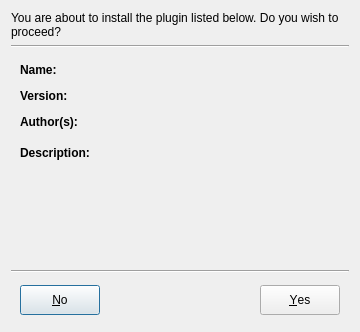
<?xml version="1.0" encoding="UTF-8"?>
<ui version="4.0">
 <class>PluginInstaller</class>
 <widget class="QDialog" name="PluginInstaller">
  <property name="geometry">
   <rect>
    <x>0</x>
    <y>0</y>
    <width>360</width>
    <height>332</height>
   </rect>
  </property>
  <property name="windowTitle">
   <string>PluginInstaller</string>
  </property>
  <property name="sizeGripEnabled">
   <bool>false</bool>
  </property>
  <property name="modal">
   <bool>false</bool>
  </property>
  <layout class="QVBoxLayout" name="verticalLayout">
   <item>
    <widget class="QLabel" name="qlPrompt">
     <property name="sizePolicy">
      <sizepolicy hsizetype="Expanding" vsizetype="Minimum">
       <horstretch>0</horstretch>
       <verstretch>0</verstretch>
      </sizepolicy>
     </property>
     <property name="frameShape">
      <enum>QFrame::NoFrame</enum>
     </property>
     <property name="text">
      <string>You are about to install the plugin listed below. Do you wish to proceed?</string>
     </property>
     <property name="wordWrap">
      <bool>true</bool>
     </property>
    </widget>
   </item>
   <item>
    <widget class="Line" name="line">
     <property name="orientation">
      <enum>Qt::Horizontal</enum>
     </property>
    </widget>
   </item>
   <item>
    <widget class="QScrollArea" name="scrollArea">
     <property name="frameShape">
      <enum>QFrame::NoFrame</enum>
     </property>
     <property name="widgetResizable">
      <bool>true</bool>
     </property>
     <widget class="QWidget" name="qwPluginInfo">
      <property name="geometry">
       <rect>
        <x>0</x>
        <y>0</y>
        <width>348</width>
        <height>208</height>
       </rect>
      </property>
      <layout class="QFormLayout" name="formLayout">
       <property name="labelAlignment">
        <set>Qt::AlignLeading|Qt::AlignLeft|Qt::AlignTop</set>
       </property>
       <property name="verticalSpacing">
        <number>12</number>
       </property>
       <item row="0" column="0">
        <widget class="QLabel" name="qlName_label">
         <property name="text">
          <string>&lt;html&gt;&lt;head/&gt;&lt;body&gt;&lt;p&gt;&lt;span style=&quot; font-weight:600;&quot;&gt;Name:&lt;/span&gt;&lt;/p&gt;&lt;/body&gt;&lt;/html&gt;</string>
         </property>
        </widget>
       </item>
       <item row="0" column="1">
        <widget class="QLabel" name="qlName">
         <property name="sizePolicy">
          <sizepolicy hsizetype="Expanding" vsizetype="Preferred">
           <horstretch>0</horstretch>
           <verstretch>0</verstretch>
          </sizepolicy>
         </property>
         <property name="text">
          <string notr="true"/>
         </property>
         <property name="wordWrap">
          <bool>true</bool>
         </property>
        </widget>
       </item>
       <item row="1" column="0">
        <widget class="QLabel" name="qlVersion_label">
         <property name="text">
          <string>&lt;html&gt;&lt;head/&gt;&lt;body&gt;&lt;p&gt;&lt;span style=&quot; font-weight:600;&quot;&gt;Version:&lt;/span&gt;&lt;/p&gt;&lt;/body&gt;&lt;/html&gt;</string>
         </property>
        </widget>
       </item>
       <item row="1" column="1">
        <widget class="QLabel" name="qlVersion">
         <property name="sizePolicy">
          <sizepolicy hsizetype="Expanding" vsizetype="Preferred">
           <horstretch>0</horstretch>
           <verstretch>0</verstretch>
          </sizepolicy>
         </property>
         <property name="text">
          <string notr="true"/>
         </property>
         <property name="wordWrap">
          <bool>true</bool>
         </property>
        </widget>
       </item>
       <item row="2" column="0">
        <widget class="QLabel" name="qlAuthor_label">
         <property name="text">
          <string>&lt;html&gt;&lt;head/&gt;&lt;body&gt;&lt;p&gt;&lt;span style=&quot; font-weight:600;&quot;&gt;Author(s):&lt;/span&gt;&lt;/p&gt;&lt;/body&gt;&lt;/html&gt;</string>
         </property>
        </widget>
       </item>
       <item row="2" column="1">
        <widget class="QLabel" name="qlAuthor">
         <property name="sizePolicy">
          <sizepolicy hsizetype="Expanding" vsizetype="Preferred">
           <horstretch>0</horstretch>
           <verstretch>0</verstretch>
          </sizepolicy>
         </property>
         <property name="text">
          <string notr="true"/>
         </property>
         <property name="wordWrap">
          <bool>true</bool>
         </property>
        </widget>
       </item>
       <item row="3" column="0">
        <widget class="QLabel" name="qlDescription_label">
         <property name="text">
          <string>&lt;html&gt;&lt;head/&gt;&lt;body&gt;&lt;p&gt;&lt;span style=&quot; font-weight:600;&quot;&gt;Description:&lt;/span&gt;&lt;/p&gt;&lt;/body&gt;&lt;/html&gt;</string>
         </property>
        </widget>
       </item>
       <item row="3" column="1">
        <widget class="QLabel" name="qlDescription">
         <property name="sizePolicy">
          <sizepolicy hsizetype="Expanding" vsizetype="Expanding">
           <horstretch>0</horstretch>
           <verstretch>0</verstretch>
          </sizepolicy>
         </property>
         <property name="text">
          <string notr="true"/>
         </property>
         <property name="wordWrap">
          <bool>true</bool>
         </property>
        </widget>
       </item>
      </layout>
     </widget>
    </widget>
   </item>
   <item>
    <widget class="Line" name="line_2">
     <property name="orientation">
      <enum>Qt::Horizontal</enum>
     </property>
    </widget>
   </item>
   <item>
    <widget class="QFrame" name="frame">
     <layout class="QHBoxLayout" name="horizontalLayout">
      <property name="spacing">
       <number>0</number>
      </property>
      <property name="topMargin">
       <number>6</number>
      </property>
      <property name="bottomMargin">
       <number>6</number>
      </property>
      <item>
       <widget class="QPushButton" name="qpbNo">
        <property name="minimumSize">
         <size>
          <width>80</width>
          <height>30</height>
         </size>
        </property>
        <property name="text">
         <string>&amp;No</string>
        </property>
       </widget>
      </item>
      <item>
       <spacer name="horizontalSpacer">
        <property name="orientation">
         <enum>Qt::Horizontal</enum>
        </property>
        <property name="sizeHint" stdset="0">
         <size>
          <width>40</width>
          <height>20</height>
         </size>
        </property>
       </spacer>
      </item>
      <item>
       <widget class="QPushButton" name="qpbYes">
        <property name="sizePolicy">
         <sizepolicy hsizetype="Maximum" vsizetype="Fixed">
          <horstretch>0</horstretch>
          <verstretch>0</verstretch>
         </sizepolicy>
        </property>
        <property name="minimumSize">
         <size>
          <width>80</width>
          <height>30</height>
         </size>
        </property>
        <property name="text">
         <string>&amp;Yes</string>
        </property>
       </widget>
      </item>
     </layout>
     <zorder>qpbNo</zorder>
     <zorder>horizontalSpacer</zorder>
     <zorder>qpbYes</zorder>
    </widget>
   </item>
  </layout>
 </widget>
 <resources/>
 <connections/>
</ui>
